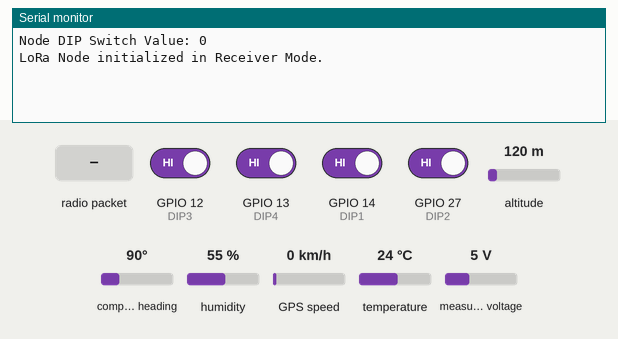
Bench run of a program on a simulated ESP32. Shown: the last lines printed to the serial monitor. Inputs (shaded band) come from the test bench; at power-on: GPIO 12 (DIP3), GPIO 13 (DIP4), GPIO 14 (DIP1), GPIO 27 (DIP2) HIGH, altitude 120 m, compass heading 90°, humidity 55 %, GPS speed 0 km/h, temperature 24 °C, measured voltage 5 V. The GPS gets a fix after 3 s at 37.7749, -122.4194 with 8 satellites; no radio packets arrive unless stated.

Above: at 1.2 s.
1.3 s: radio packet "DIP:" arrives
At 1.8 s:
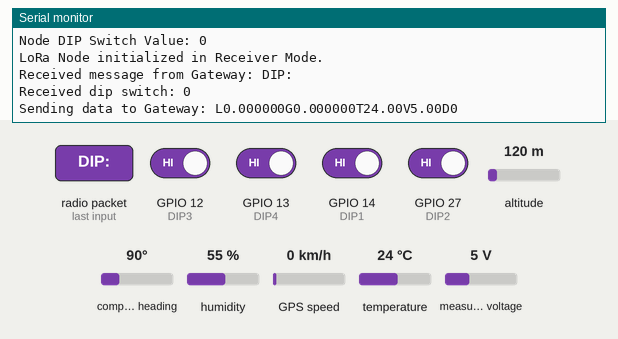
2.8 s: radio packet "5" arrives
At 4.1 s:
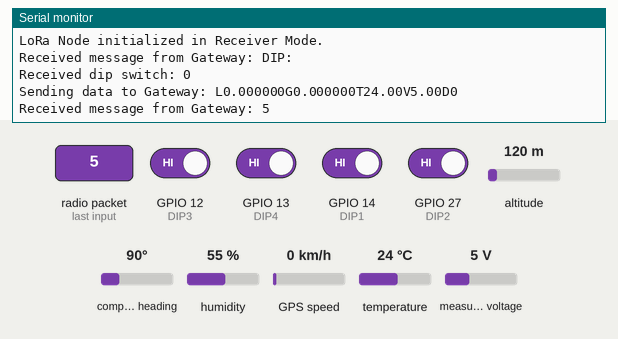

Measured:
- after the input at 1.3 s, the serial monitor: prints a new line after 0.05 s (image 1)
- after the input at 2.8 s, the serial monitor: prints a new line at once (image 2)

The program:

main.cpp
```cpp
#include <Arduino.h>
#include <SPI.h>
#include <LoRa.h>
#include <TinyGPSPlus.h>
#include <HardwareSerial.h>
#include <Adafruit_INA219.h>
#include <DHT.h>
#include "freertos/FreeRTOS.h"
#include "freertos/task.h"

// Define pins
#define SS 5
#define RST 4
#define DI0 34
#define DHTPIN 15   // Pin connected to DHT11 data pin
#define DHTTYPE DHT11
#define DIP1 14
#define DIP2 27
#define DIP3 12
#define DIP4 13

// Create objects
TinyGPSPlus gps;
HardwareSerial serialGPS(2);
Adafruit_INA219 ina219;
DHT dht(DHTPIN, DHTTYPE);

// Define a struct to hold sensor data
struct SensorData {
  float latitude = 0.0;
  float longitude = 0.0;
  float temperature = 0.0;
  float battery_voltage = 0.0;
  int dipSwitchState = 0;
};

// Shared SensorData instance
SensorData sensorData;

// Task handle
TaskHandle_t checkBroadcastTaskHandle;
TaskHandle_t readSensorsTaskHandle;

// ฟังก์ชันสำหรับการส่งข้อมูลไปยัง Gateway
void sendDataToGateway() {
  // สร้างข้อความพร้อมกับข้อมูลเซนเซอร์
  String message = "L" + String(sensorData.latitude, 6) +
                   "G" + String(sensorData.longitude, 6) +
                   "T" + String(sensorData.temperature) +
                   "V" + String(sensorData.battery_voltage) +
                   "D" + String(sensorData.dipSwitchState);

  Serial.print("Sending data to Gateway: ");
  Serial.println(message);

  // ส่งข้อมูลผ่าน LoRa
  LoRa.beginPacket();
  LoRa.print(message);
  LoRa.endPacket();
}

// Task สำหรับการเช็คการ broadcast จาก Gateway
void checkForBroadcastTask(void *parameter) {
  while (true) {
    int packetSize = LoRa.parsePacket();
    if (packetSize) {
      String receivedMessage = "";
      while (LoRa.available()) {
        receivedMessage += (char)LoRa.read();
      }

      Serial.print("Received message from Gateway: ");
      Serial.println(receivedMessage);

      // ตรวจสอบว่าเป็นคำสั่ง DIP switch หรือไม่
      if (receivedMessage.startsWith("DIP:")) {
        // ดึงค่า DIP switch ออกมา
        int receivedDipSwitch = receivedMessage.substring(4).toInt();
        Serial.print("Received dip switch: ");
        Serial.println(receivedDipSwitch);

        // ถ้าค่า DIP ตรงกับ DIP ของ Node ให้ส่งข้อมูลกลับไป
        if (receivedDipSwitch == sensorData.dipSwitchState) {
          sendDataToGateway();  // ถ้าตรง ให้ส่งข้อมูลกลับไปยัง Gateway
        }
      }
    }
    vTaskDelay(100 / portTICK_PERIOD_MS);  // Delay เล็กน้อยเพื่อไม่ให้ใช้ CPU มากเกินไป
  }
}

// Task for reading GPS
void readGPSTask(void *parameter) {
  while (true) {
    while (serialGPS.available() > 0) {
      gps.encode(serialGPS.read());
      if (gps.location.isUpdated()) {
        sensorData.latitude = gps.location.lat();
        sensorData.longitude = gps.location.lng();
      }
    }
    vTaskDelay(100 / portTICK_PERIOD_MS);  // Delay to avoid using too much CPU
  }
}


// Task สำหรับการอ่านข้อมูลเซนเซอร์
void readSensorsTask(void *parameter) {
  while (true) {
    // อ่านข้อมูลจาก DHT sensor
    sensorData.temperature = dht.readTemperature();
    sensorData.battery_voltage = ina219.getBusVoltage_V();

    vTaskDelay(2000 / portTICK_PERIOD_MS);  // อ่านข้อมูลทุกๆ 2 วินาที
  }
}

void setup() {
  Serial.begin(115200);
  serialGPS.begin(9600, SERIAL_8N1, 16, 17);  // GPS Serial connection (TX, RX)

  // กำหนดขา DIP switch เป็น input
  pinMode(DIP1, INPUT_PULLUP);
  pinMode(DIP2, INPUT_PULLUP);
  pinMode(DIP3, INPUT_PULLUP);
  pinMode(DIP4, INPUT_PULLUP);

  // Initialize DHT sensor
  dht.begin();

  // Initialize INA219 sensor
  ina219.begin();

  // อ่านค่า DIP Switch
  String dipStateStr = String(!digitalRead(DIP1)) + String(!digitalRead(DIP2)) + String(!digitalRead(DIP3)) + String(!digitalRead(DIP4));
  sensorData.dipSwitchState = strtol(dipStateStr.c_str(), NULL, 2);
  Serial.print("Node DIP Switch Value: ");
  Serial.println(sensorData.dipSwitchState);

  // Initialize LoRa
  LoRa.setPins(SS, RST, DI0);
  if (!LoRa.begin(915E6)) {
    Serial.println("Starting LoRa failed!");
    while (1);
  }
  LoRa.setSpreadingFactor(12);
  LoRa.setTxPower(20);
  Serial.println("LoRa Node initialized in Receiver Mode.");

  // สร้าง task สำหรับการเช็คการ broadcast และการอ่านข้อมูลเซนเซอร์
  xTaskCreate(checkForBroadcastTask, "Check Broadcast", 4096, NULL, 1, &checkBroadcastTaskHandle);
  xTaskCreate(readSensorsTask, "Read Sensors", 4096, NULL, 1, &readSensorsTaskHandle);
  xTaskCreate(readGPSTask, "Read GPS", 4096, NULL, 1, NULL);

}

void loop() {
  // Empty loop, task จะทำงานอยู่ใน background
}
```
